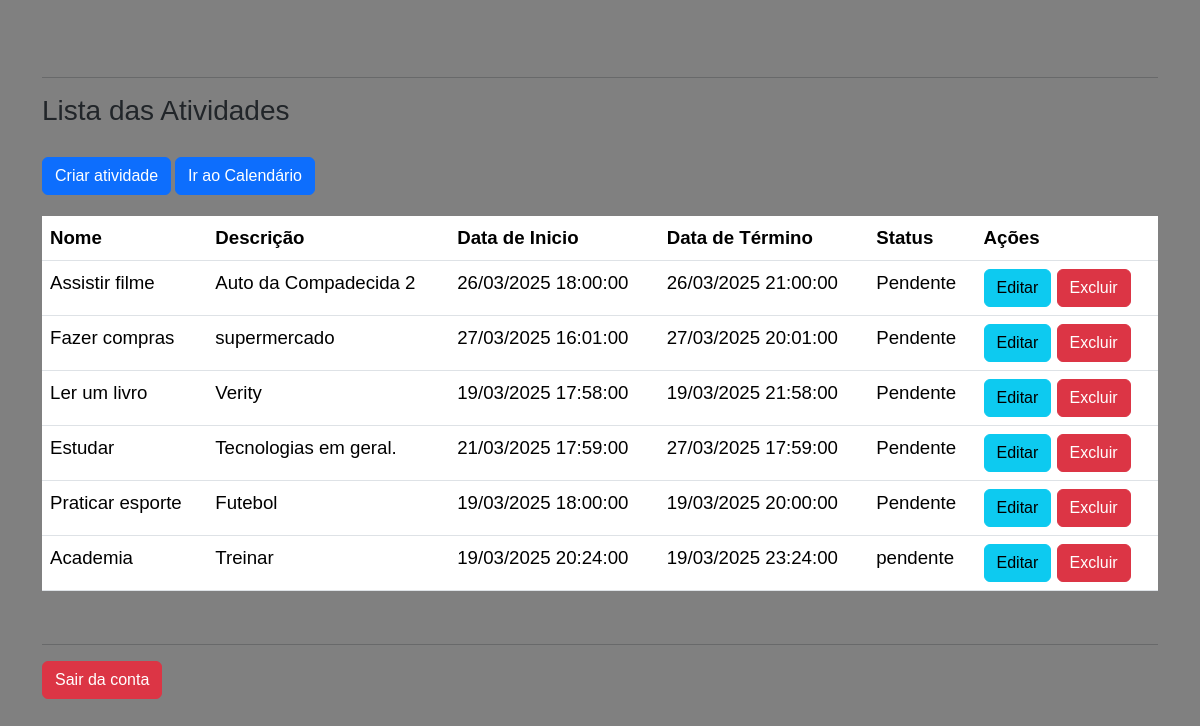
Page /calendario.php (signed in) on the committed database.
### tables this page shows
CREATE TABLE IF NOT EXISTS `atividades` (
  `id` int(10) NOT NULL AUTO_INCREMENT,
  `nome` varchar(256) DEFAULT NULL,
  `descricao` varchar(256) DEFAULT NULL,
  `data_inicio` datetime(6) NOT NULL,
  `data_termino` datetime(6) NOT NULL,
  `status` varchar(50) NOT NULL,
  `usuario_id` int(11) DEFAULT NULL,
  PRIMARY KEY (`id`)
);

### calendario.php (the view, shortened to what this page needs)
<?php
require_once 'conexao.php';
$sql = "SELECT * FROM atividades";
$result = $conexao->query($sql);
?>
<!DOCTYPE html>
<html lang="pt-br">
<head>
    <link rel="stylesheet" href="bootstrap.min.css">
    <link rel="stylesheet" href="fullCalendar.css">
</head>
<body>
    <div class="container">
        <br>
        <hr>
        <h3>Lista das Atividades</h3> <br>
        <a href="criar.php"><button type="button" class="btn btn-primary">Criar atividade</button></a>
        <a href="fullCalendar.php"><button type="button" class="btn btn-primary">Ir ao Calendário</button></a>
        <br><br>
        <table class="table">
            <thead>
                <tr>
                    <th scope="col">Nome</th>
                    <th scope="col">Descrição</th>
                    <th scope="col">Data de Inicio</th>
                    <th scope="col">Data de Término</th>
                    <th scope="col">Status</th>
                    <th scope="col">Ações</th>
                </tr>
            </thead>
            <tbody>
                <?php while ($activy = $result->fetch_assoc()): ?>
                    <tr>
                        <td><?= $activy['nome'] ?></td>
                        <td><?= $activy['descricao'] ?></td>
                        <td><?= date("d/m/Y H:i:s", strtotime($activy['data_inicio'])) ?></td>
                        <td><?= date("d/m/Y H:i:s", strtotime($activy['data_termino'])) ?></td>
                        <td><?= $activy['status'] ?></td>
                        <td>
                            <a href="editar.php?id=<?= $activy['id'] ?>"><button type="button" class="btn btn-info">Editar</button></a>
                            <a href="excluir.php?id=<?= $activy['id'] ?>"><button type="button" class="btn btn-danger">Excluir</button></a>
                        </td>
                    </tr>
                <?php endwhile; ?>
            </tbody>
        </table>
        <br>
        <hr>
        <a href="sair.php"><button type="button" class="btn btn-danger">Sair da conta</button></a>
    </div>
</body>
</html>

### fullCalendar.css (style rules this page uses)
body { background-color: #808080; margin: 40px 10px; padding: 0; font-family: Arial, Helvetica Neue, Helvetica, sans-serif; font-size: 14px; }
tr { font-size: 10px; color: white; }
th { font-size: 14pt; background-color: green; color: white; }
td { font-size: 14pt; background-color: #757575; color: #cccccc; }

### rows in the picture
atividades: nome "Assistir filme", descricao "Auto da Compadecida 2", data_inicio "26/03/2025 18:00:00", data_termino "26/03/2025 21:00:00", status "Pendente"
atividades: nome "Fazer compras", descricao "supermercado", data_inicio "27/03/2025 16:01:00", data_termino "27/03/2025 20:01:00", status "Pendente"
atividades: nome "Ler um livro", descricao "Verity", data_inicio "19/03/2025 17:58:00", data_termino "19/03/2025 21:58:00", status "Pendente"
atividades: nome "Estudar", descricao "Tecnologias em geral.", data_inicio "21/03/2025 17:59:00", data_termino "27/03/2025 17:59:00", status "Pendente"
atividades: nome "Praticar esporte", descricao "Futebol", data_inicio "19/03/2025 18:00:00", data_termino "19/03/2025 20:00:00", status "Pendente"
atividades: nome "Academia", descricao "Treinar", data_inicio "19/03/2025 20:24:00", data_termino "19/03/2025 23:24:00", status "pendente"
